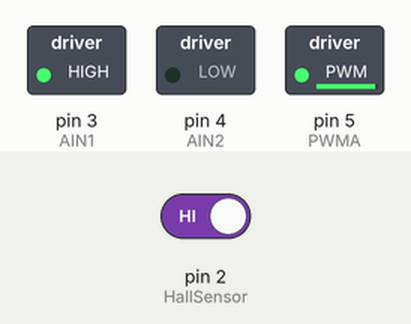
The sketch below on a simulated Arduino Uno, built with avr-gcc and run on an emulated ATmega328P. Shown: switched loads named in the sketch (green lamp = pin HIGH). Inputs (shaded band) come from the test bench; at power-on: pin 2 (HallSensor) HIGH. What the sketch prints to the serial monitor is not drawn.

Above: at 0.1 s.
Timing chart, 0 to 1.6 s (numbered marks = the images above):
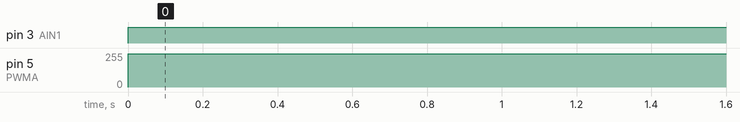

The sketch:

encoder.ino
```cpp
// Khai báo chân điều khiển động cơ
const int AIN1 = 3; // Chân AIN1
const int AIN2 = 4; // Chân AIN2
const int PWMA = 5; // Chân PWMA (PWM)

// Chân đọc tín hiệu từ Hall sensor
const int HallSensor = 2; // Chân 2 dùng ngắt ngoài

// Biến lưu số xung encoder
volatile long pulseCount = 0;

// Tốc độ động cơ (PWM từ 0 đến 255)
int motorSpeed = 250; // Tốc độ ban đầu

void setup() {
  // Cấu hình chân TB6612
  pinMode(AIN1, OUTPUT);
  pinMode(AIN2, OUTPUT);
  pinMode(PWMA, OUTPUT);

  // Cấu hình chân Hall sensor
  pinMode(HallSensor, INPUT_PULLUP);

  // Gắn ngắt ngoài để đọc xung từ encoder
  attachInterrupt(digitalPinToInterrupt(HallSensor), countPulse, FALLING);

  // Giao tiếp Serial để hiển thị thông tin
  Serial.begin(115200);
}

void loop() {
  // Điều khiển động cơ (quay theo chiều kim đồng hồ)
  driveMotor(motorSpeed);

  // Hiển thị số xung encoder
  Serial.print("Số xung: ");
  Serial.println(pulseCount);

  delay(1000); // Đợi 1 giây trước khi lặp lại
}

// Hàm ngắt để đếm xung encoder
void countPulse() {
  pulseCount++;
}

// Hàm điều khiển động cơ
void driveMotor(int speed) {
  if (speed > 0) {
    // Quay thuận
    digitalWrite(AIN1, HIGH);
    digitalWrite(AIN2, LOW);
  } else if (speed < 0) {
    // Quay ngược
    digitalWrite(AIN1, LOW);
    digitalWrite(AIN2, HIGH);
    speed = -speed; // Đảo chiều tốc độ
  } else {
    // Dừng động cơ
    digitalWrite(AIN1, LOW);
    digitalWrite(AIN2, LOW);
  }

  // Điều chỉnh tốc độ bằng PWM
  analogWrite(PWMA, constrain(speed, 0, 255));
}
```

Measured:
- by itself, pin 3 (AIN1): LOW → HIGH at 0.00 s
- by itself, pin 5 (PWMA): 0/255 → 250/255 at 0.00 s
